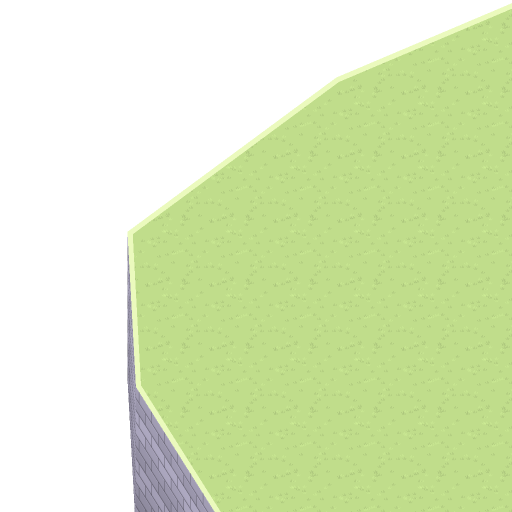
#> input picture Assets/Scenes/SandBox_MapLab/Environment/Layers/Ground Decorate/Base/M_-1_0/Chunk_-2_2.png, 1024 x 1024 px (shown at 1/2 size)
$ python -i icon_crafter.py   (imports and definitions only)
#> lines starting #> are read from the running program, lines starting #| are printed output that depends on the picture; after the words box and inside, x2 and y2 are one past the last pixel; in counts of white or black regions, pixels touching at a corner belong together
import os
import sys
import json
import math
import argparse
import glob
from PIL import Image, ImageDraw, ImageFilter, ImageStat, ImageChops

def get_hex_from_rgb(rgb):
    return "#{:02X}{:02X}{:02X}".format(rgb[0], rgb[1], rgb[2])

def analyze_image(filepath):
    try:
        with Image.open(filepath) as img:
#> img is the input picture: PIL image 1024x1024 RGBA; mean R, G, B, A 114.4, 130.7, 84.4, 152.7
            img = img.convert("RGBA")
            width, height = img.size
#> width = 1024; height = 1024
            total_pixels = width * height
#> total_pixels = 1048576

            alpha = img.getchannel("A")
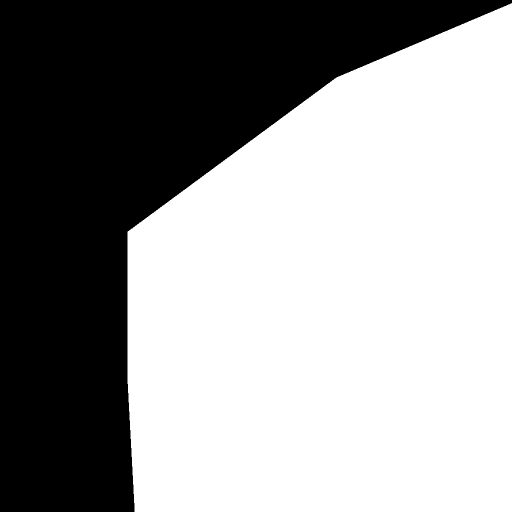
#> alpha: PIL image 1024x1024 L (shown at 1/2 size); 59.9% white; 1 black region, box (x1, y1, x2, y2) and area: (0, 0, 1024, 1024) 420557
            bbox = alpha.getbbox()
#> bbox = (255, 6, 1024, 1024)

            if not bbox:
                return {
                    "file": os.path.basename(filepath),
                    "path": filepath,
                    "dimensions": [width, height],
                    "is_empty": True
                }

            non_zero = alpha.point(lambda p: 255 if p > 0 else 0)
            stat = ImageStat.Stat(non_zero)
            coverage = (stat.mean[0] / 255.0)
#> coverage = 0.599

            bbox_width = bbox[2] - bbox[0]
#> bbox_width = 769
            bbox_height = bbox[3] - bbox[1]
#> bbox_height = 1018
            aspect_ratio = round(bbox_width / float(bbox_height if bbox_height > 0 else 1), 3)
#> aspect_ratio = 0.755

            cropped = img.crop(bbox)
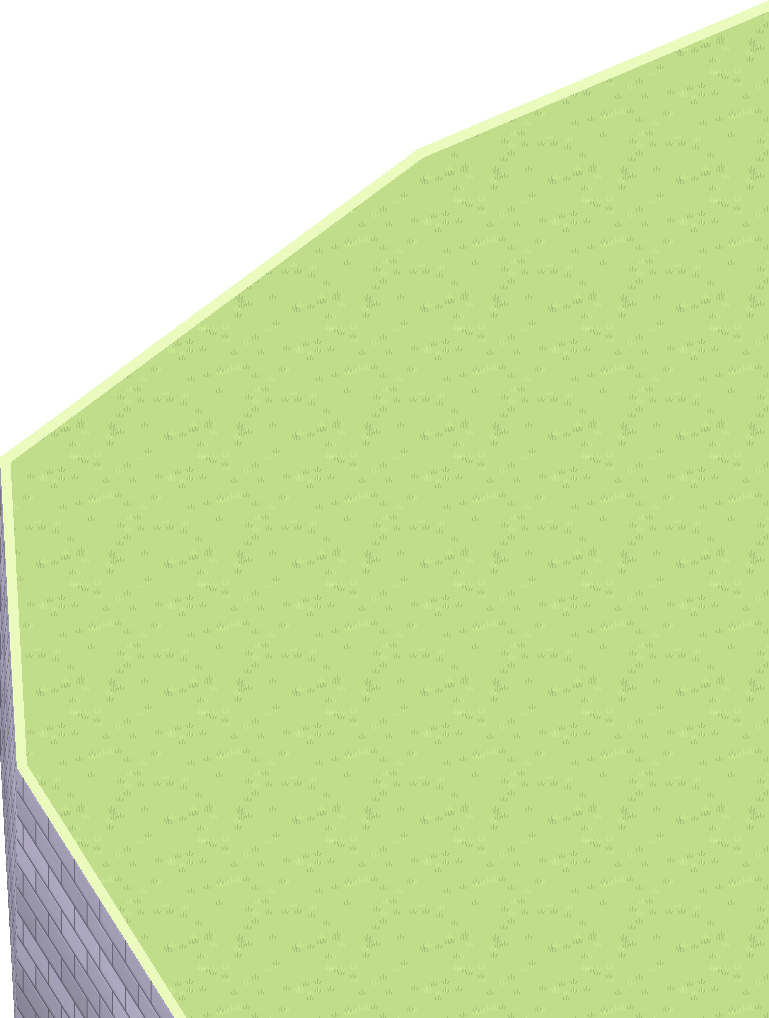
#> cropped: PIL image 769x1018 RGBA; mean R, G, B, A 153.2, 175.1, 113.1, 204.6; transparent parts drawn white
            rgb_img = cropped.convert("RGB")
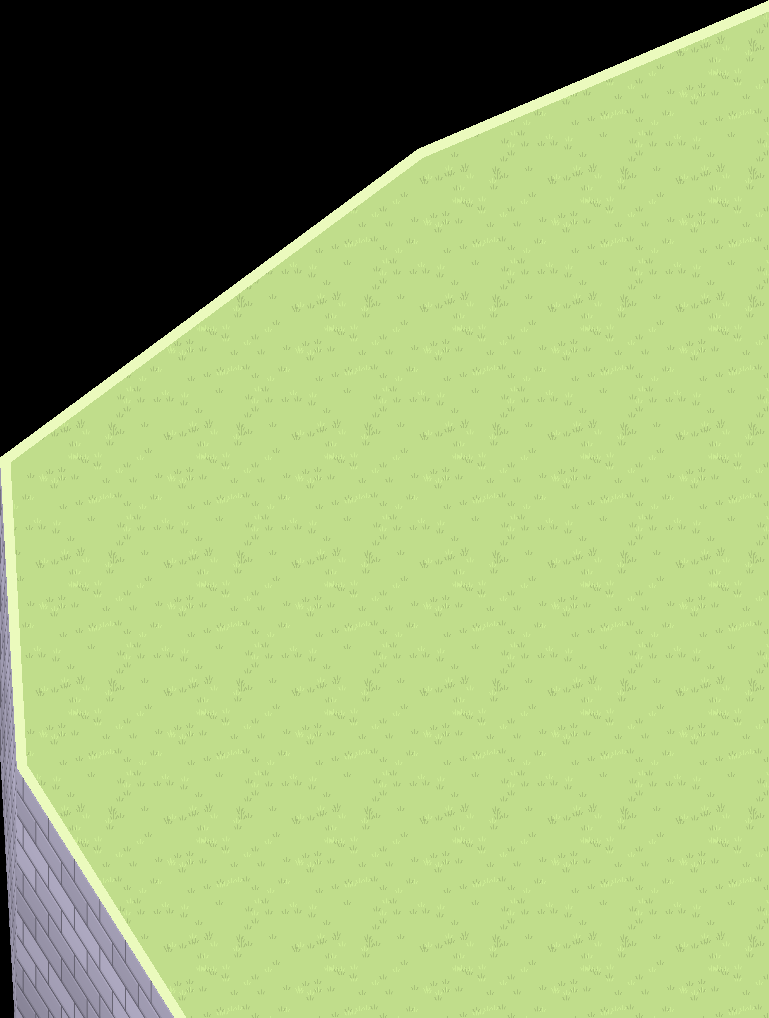
#> rgb_img: PIL image 769x1018 RGB; mean R, G, B 153.2, 175.1, 113.1

            small_img = rgb_img.resize((64, 64), Image.Resampling.LANCZOS)
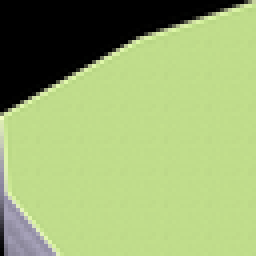
#> small_img: PIL image 64x64 RGB (shown 4 times larger); mean R, G, B 153.4, 175.3, 113.3
            colors = small_img.getcolors(64 * 64)
#> colors = 358 items

            unique_color_count = len(colors) if colors else 0
#> unique_color_count = 358
            style_guess = "smooth" if unique_color_count > 64 else "flat"
#> style_guess = 'smooth'

            dominant_hex = []
            try:
                quantized = rgb_img.quantize(colors=5)
                palette = quantized.getpalette()
#> palette = [219, 241, 169, 192, 221, 139, 172, 196, 130, 149, 145, 166, 0, 0, 0]
                if palette:
                    for i in range(min(5, len(palette) // 3)):
                        r, g, b = palette[i*3], palette[i*3+1], palette[i*3+2]
                        dominant_hex.append(get_hex_from_rgb((r, g, b)))
#> this loop made 5 passes
#> (r, g, b) on passes 1 to 5: (219, 241, 169), (192, 221, 139), (172, 196, 130), (149, 145, 166), (0, 0, 0)
#> after the loop, dominant_hex = ['#DBF1A9', '#C0DD8B', '#ACC482', '#9591A6', '#000000']
            except Exception:
                dominant_hex = ["#FFFFFF"]

            filename = os.path.splitext(os.path.basename(filepath))[0]
            tokens = [t.lower() for t in filename.replace("-", "_").split("_") if t]

            return {
                "file": os.path.basename(filepath),
                "path": filepath.replace("\\", "/"),
                "tokens": tokens,
                "dimensions": [width, height],
                "bbox": bbox,
                "aspect_ratio": aspect_ratio,
                "coverage": round(coverage, 3),
                "style": style_guess,
                "dominant_colors": dominant_hex
            }
    except Exception as e:
        return {
            "file": os.path.basename(filepath),
            "error": str(e)
        }

# [227 lines left out: functions run_analyze, parse_color, create_gradient_layer, draw_star, run_draw, print_template and 1 more, not called in this run]

# [2 lines not run here, left out]

>>> result = analyze_image('../../Assets/Scenes/SandBox_MapLab/Environment/Layers/Ground Decorate/Base/M_-1_0/Chunk_-2_2.png')
#> result = 9 items

$ run again, on Assets/Scenes/SandBox_MapLab/Environment/Layers/Ground Decorate/History~/20261028_021643/Chunk_3_-2.png
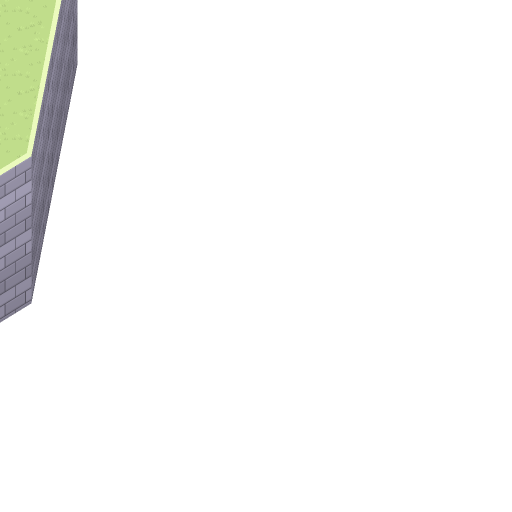
#> input picture Assets/Scenes/SandBox_MapLab/Environment/Layers/Ground Decorate/History~/20261028_021643/Chunk_3_-2.png, 1024 x 1024 px (shown at 1/2 size)
#> in analyze_image, img is the input picture: PIL image 1024x1024 RGBA; mean R, G, B, A 10.8, 11.5, 9.9, 17.8
#> in analyze_image, `alpha = img.getchannel("A")`:
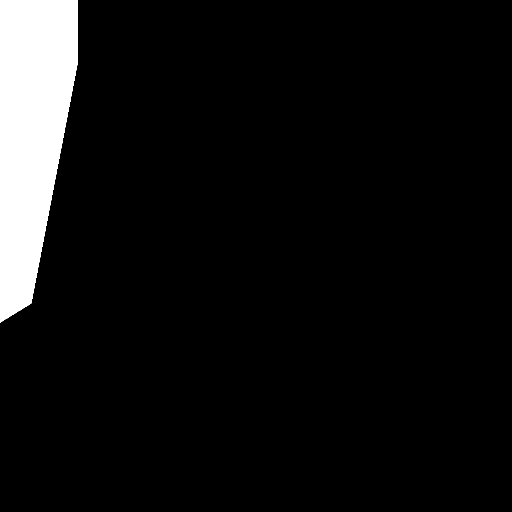
#> alpha: PIL image 1024x1024 L (shown at 1/2 size); 7% white; 1 white region, box (x1, y1, x2, y2) and area: (0, 0, 155, 645) 73196
#> bbox = (0, 0, 155, 645)
#> coverage = 0.0698
#> bbox_width = 155
#> bbox_height = 645
#> aspect_ratio = 0.24
#> colors = 551 items
#> unique_color_count = 551
#> style_guess = 'smooth'
#> in analyze_image, `quantized = rgb_img.quantize(colors=5)`:
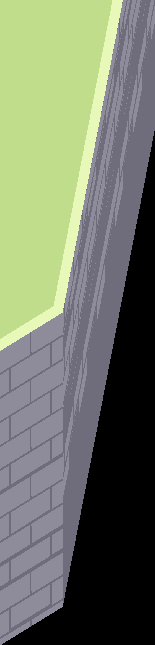
#> quantized: PIL image 155x645 P; mean R, G, B 114.2, 121.2, 103.6
#> palette = [231, 248, 184, 192, 221, 139, 142, 139, 154, 111, 108, 123, 0, 0, 0]
#> the loop in analyze_image, `for i in range(min(5, len(palette) // 3)):` made 5 passes
#> (r, g, b) on passes 1 to 5: (231, 248, 184), (192, 221, 139), (142, 139, 154), (111, 108, 123), (0, 0, 0)
#> after the loop in analyze_image, `for i in range(min(5, len(palette) // 3)):`: dominant_hex = ['#E7F8B8', '#C0DD8B', '#8E8B9A', '#6F6C7B', '#000000']
#> result = 9 items
